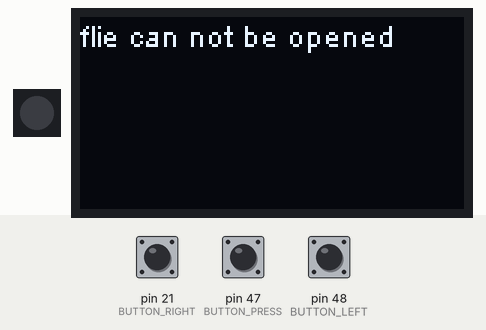
This sketch was run on a simulated Arduino Mega 2560, built with avr-gcc and run on an emulated ATmega2560. Parts: 1 RGB LEDs in strip order, left to right, 128×64 one-colour display. Inputs (shaded band) come from the test bench; at power-on: pin 21 (BUTTON_RIGHT) HIGH, pin 47 (BUTTON_PRESS) HIGH, pin 48 (BUTTON_LEFT) HIGH. Storage starts empty.

Above: at 3.2 s.
3.3 s: pin 21 (BUTTON_RIGHT) pulled LOW for 0.15 s
At 4.3 s:
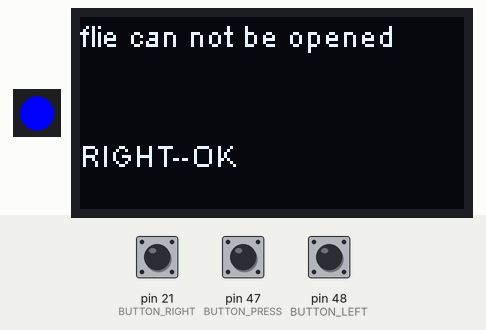
4.9 s: pin 47 (BUTTON_PRESS) pulled LOW for 0.15 s
At 5.5 s:
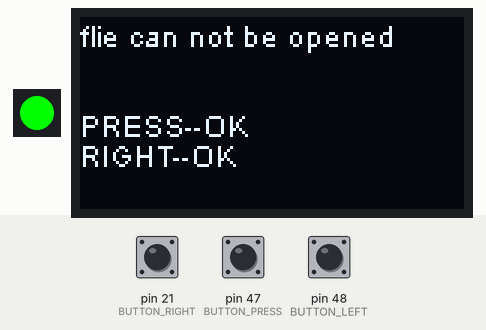
6.5 s: pin 48 (BUTTON_LEFT) pulled LOW for 0.15 s
At 7.7 s:
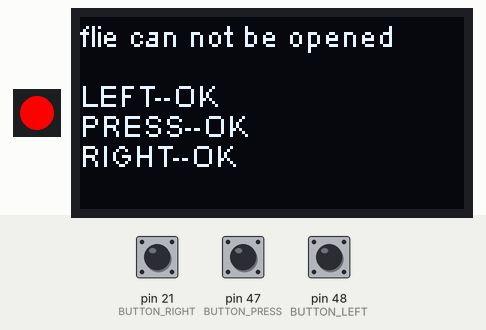
8.1 s: pin 21 (BUTTON_RIGHT) pulled LOW for 1 s
At 9.2 s:
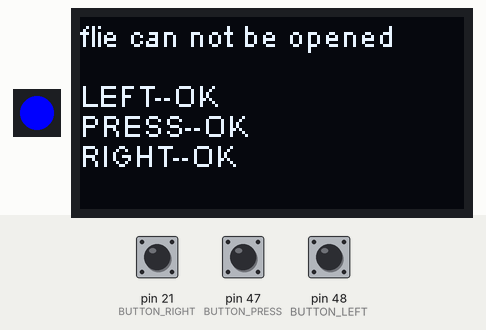
10.6 s: pin 47 (BUTTON_PRESS) pulled LOW for 1 s
At 11.1 s:
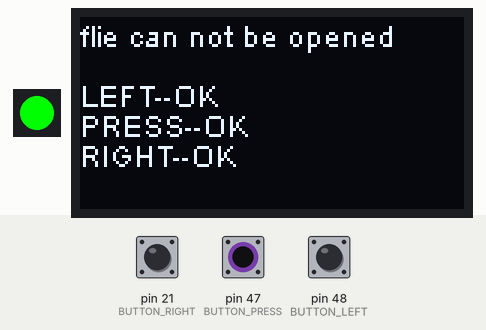
13.1 s: pin 21 (BUTTON_RIGHT) pulled LOW for 3.2 s
At 14.2 s:
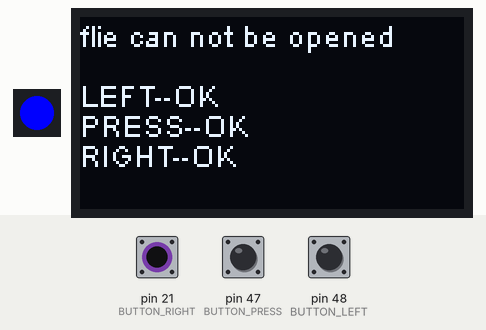
Timing chart, 0 to 16.1 s (numbered marks = the images above; inputs shaded):
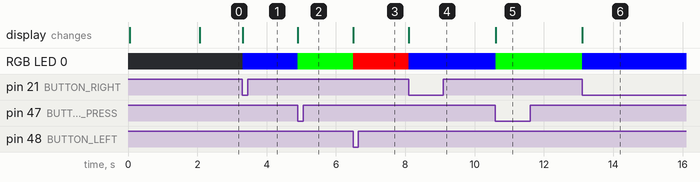

Measured:
- after the input at 3.3 s, RGB LED 0: off → RGB(0, 0, 255) at once; the display: changes at once (image 1)
- after the input at 4.9 s, RGB LED 0: RGB(0, 0, 255) → RGB(0, 255, 0) at once; the display: changes at once (image 2)
- after the input at 6.5 s, RGB LED 0: RGB(0, 255, 0) → RGB(255, 0, 0) at once; the display: changes at once (image 3)
- after the input at 8.1 s, RGB LED 0: RGB(255, 0, 0) → RGB(0, 0, 255) at once
- after the input at 10.6 s, RGB LED 0: RGB(0, 0, 255) → RGB(0, 255, 0) at once
- after the input at 13.1 s, RGB LED 0: RGB(0, 255, 0) → RGB(0, 0, 255) at once

The sketch:

Demo.ino
```cpp
#include "SH1106.h"
#include <Adafruit_NeoPixel.h>
#include "Wire.h"
#include <SD.h>
#include <SPI.h>
#define LED_PIN    14
#define LED_COUNT 1
#define BUTTON_PRESS   47
#define BUTTON_LEFT    48
#define BUTTON_RIGHT   21

Adafruit_NeoPixel strip(LED_COUNT, LED_PIN, NEO_GRB + NEO_KHZ800);
SH1106  display1(0x3c,8,9);

void setup() {

  pinMode(BUTTON_LEFT,INPUT_PULLUP);
  pinMode(BUTTON_PRESS,INPUT_PULLUP);
  pinMode(BUTTON_RIGHT,INPUT_PULLUP);

  strip.begin();
  strip.clear();
  strip.show();

  display1.init();
  display1.flipScreenVertically();
  display1.setFont(ArialMT_Plain_10);
  delay(10);
  display1.clear();
  display1.drawString( 0, 0, "TEST START");
  display1.drawString( 0, 10, "LEFT 48");
  display1.drawString( 0, 20, "PRESS 47");
  display1.drawString( 0, 30, "RIGHT 21");
  if (!SD.begin()){
  display1.drawString( 0, 40, "SD card is not detected");
  }
  else{
    clearLine(4);
    display1.drawString( 0, 50, "SD card is detected");
  }

  display1.display();
  delay(2000);
  displayFileContent("/dstike.txt");
}

void loop() {
    if(digitalRead(BUTTON_LEFT)== LOW)
  {
   display1.drawString( 0, 20, "LEFT--OK");
   display1.display();
   setcolorAll(255,0,0);
  }
    if(digitalRead(BUTTON_PRESS)== LOW)
  {
   display1.drawString( 0, 30, "PRESS--OK");
   display1.display();
   setcolorAll(0,255,0);
  }
    if(digitalRead(BUTTON_RIGHT)== LOW)
  {
   display1.drawString( 0, 40, "RIGHT--OK");
   display1.display();
   setcolorAll(0,0,255);
  }

}

void setcolorAll(uint8_t r, uint8_t g, uint8_t b) {
  for(int i=0; i<strip.numPixels(); i++) {
    strip.setPixelColor(i, strip.Color(r, g, b));
  }
  strip.show();
}

void clearLine(uint8_t lineNumber) {
  int lineHeight = 10; // 每行高度（根据字体调整）
  int y = lineNumber * lineHeight; // 计算y坐标
  display1.setColor(BLACK); // 设置画笔颜色为黑色
  display1.fillRect(0, y, display1.getWidth(), lineHeight); // 用黑色填充行区域
  display1.setColor(WHITE); // 恢复画笔颜色为白色
  display1.display(); // 更新屏幕
}

void displayFileContent(const char* filename) {
  File file = SD.open(filename, FILE_READ);

  if (!file) {

    display1.clear();
    display1.drawString(0, 0, "flie can not be opened");
    display1.display();
    return;
  }


  display1.clear();

  int y = 0; // 起始y坐标
  const int lineHeight = 10; // 行高（根据字体调整）

  while (file.available()) {
    String line = file.readStringUntil('\n'); // 按行读取文件
    display1.drawString(0, y, line);
     y += lineHeight;

 if (y >= display1.getHeight()) {
      display1.display();
      delay(2000); // 显示2秒
      display1.clear();
      y = 0;
    }

  }
  display1.display();
  file.close();
}
```
